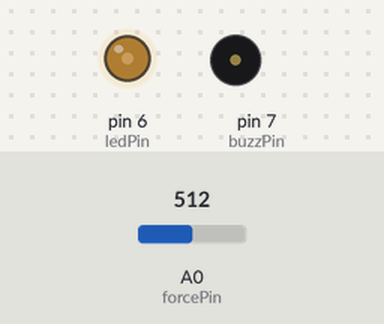
The sketch below on a simulated Arduino Uno, built with avr-gcc and run on an emulated ATmega328P. Shown: output pins drawn as LEDs (lit = HIGH), buzzer (waves = sounding). Inputs (shaded band) come from the test bench; at power-on: A0 (forcePin) = 512. What the sketch prints to the serial monitor is not drawn.

Above: at 1.2 s.
1.3 s: A0 (forcePin) set to 122
At 2.5 s:
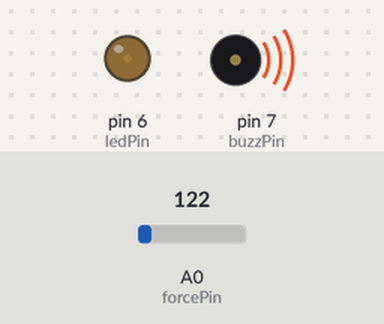
2.8 s: A0 (forcePin) set to 1023
At 3.6 s:
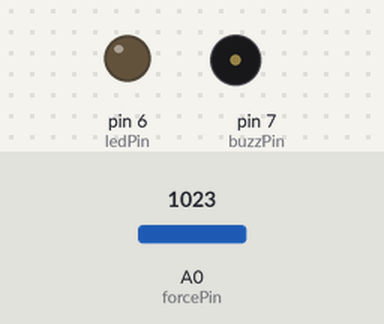
4.3 s: A0 (forcePin) set to 900
At 4.7 s:
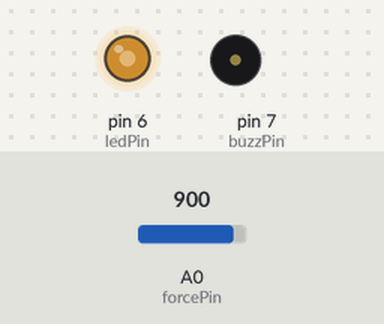
5.8 s: A0 (forcePin) set to 306
At 7.0 s:
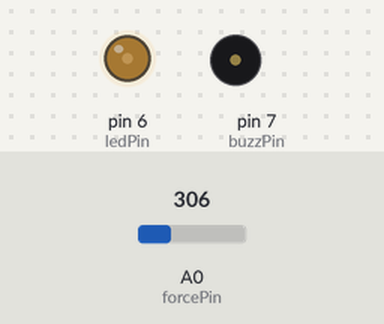
7.3 s: A0 (forcePin) set to 0
At 8.3 s:
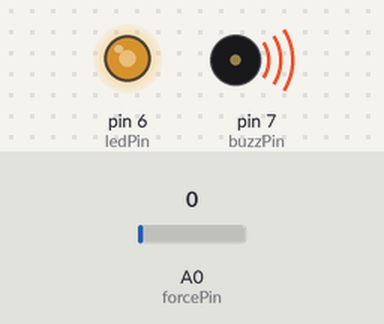
Timing chart, 0 to 9.8 s (numbered marks = the images above; inputs shaded):
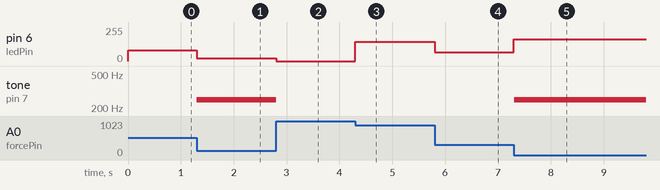

Measured:
- after the input at 1.3 s, pin 6 (ledPin): 81/255 → 21/255 at once; tone on pin 7 (buzzPin): silent → 250 Hz at once
- after the input at 2.8 s, pin 6 (ledPin): 21/255 → 0/255 at once; tone on pin 7 (buzzPin): 250 Hz → silent at once
- after the input at 4.3 s, pin 6 (ledPin): 0/255 → 143/255 at once
- after the input at 5.8 s, pin 6 (ledPin): 143/255 → 64/255 at once
- after the input at 7.3 s, pin 6 (ledPin): 64/255 → 162/255 at once; tone on pin 7 (buzzPin): silent → 250 Hz at once

The sketch:

xe475_hw11.ino
```cpp
const int buzzPin=7;
const int forcePin=A0;
const int ledPin=6;

void setup() {
  Serial.begin(115200);
  pinMode(buzzPin,OUTPUT);
  pinMode(forcePin,INPUT);
  pinMode(ledPin,OUTPUT);

}

void loop() {
  int sensorVal=analogRead(forcePin);//454 to 1023
  //Serial.println(sensorVal); //for debugging
  int val=map(sensorVal, 141, 1023, 1023, 0);
  Serial.println(val); //for debugging
  analogWrite(ledPin,val);

  if(val==0){ //0N
    Serial.println("No Force Applied");
    noTone(buzzPin);
  }
  else if(val>0 && val<=941){ //0N to 4.95N
    Serial.println("Light Force Applied");
    noTone(buzzPin);
  }
  else if(val>941 && val<1023){ //4.95N to 10N
    Serial.println("3 Medium Force Applied");
    noTone(buzzPin);
  }
  else{ //10N
    Serial.println("Warning!! Heavy Force Applied");
    tone(buzzPin,250);
  }


}
```
